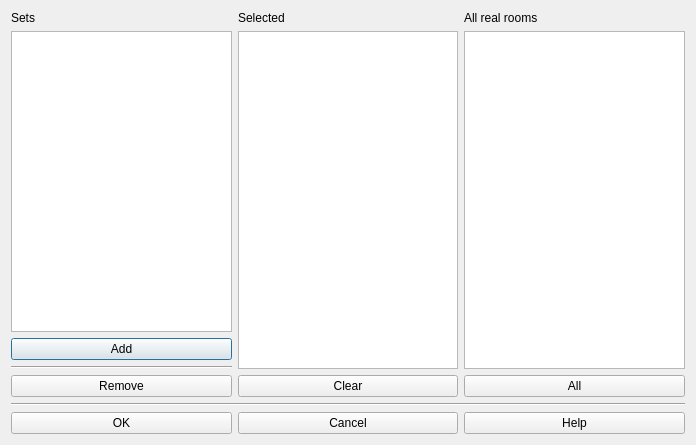
<?xml version="1.0" encoding="UTF-8"?>
<ui version="4.0">
 <class>RoomMakeEditVirtualForm_template</class>
 <widget class="QDialog" name="RoomMakeEditVirtualForm_template">
  <property name="geometry">
   <rect>
    <x>0</x>
    <y>0</y>
    <width>696</width>
    <height>445</height>
   </rect>
  </property>
  <property name="windowTitle">
   <string extracomment="The name of the rooms dialog">Make/edit virtual room</string>
  </property>
  <layout class="QVBoxLayout" name="verticalLayout_4">
   <item>
    <layout class="QHBoxLayout" name="horizontalLayout">
     <item>
      <layout class="QVBoxLayout" name="verticalLayout">
       <item>
        <widget class="QLabel" name="setsLabel">
         <property name="text">
          <string comment="Sets of real rooms">Sets</string>
         </property>
        </widget>
       </item>
       <item>
        <widget class="QListWidget" name="setsListWidget"/>
       </item>
       <item>
        <widget class="QPushButton" name="addSetPushButton">
         <property name="text">
          <string>Add</string>
         </property>
        </widget>
       </item>
       <item>
        <widget class="Line" name="line_2">
         <property name="orientation">
          <enum>Qt::Horizontal</enum>
         </property>
        </widget>
       </item>
       <item>
        <widget class="QPushButton" name="removeSetPushButton">
         <property name="text">
          <string>Remove</string>
         </property>
        </widget>
       </item>
      </layout>
     </item>
     <item>
      <layout class="QVBoxLayout" name="verticalLayout_3">
       <item>
        <widget class="QLabel" name="selectedLabel">
         <property name="text">
          <string comment="Selected real rooms in set">Selected</string>
         </property>
        </widget>
       </item>
       <item>
        <widget class="QListWidget" name="selectedRealRoomsListWidget"/>
       </item>
       <item>
        <widget class="QPushButton" name="clearPushButton">
         <property name="text">
          <string>Clear</string>
         </property>
        </widget>
       </item>
      </layout>
     </item>
     <item>
      <layout class="QVBoxLayout" name="verticalLayout_2">
       <item>
        <widget class="QLabel" name="allLabel">
         <property name="text">
          <string comment="All real rooms">All real rooms</string>
         </property>
        </widget>
       </item>
       <item>
        <widget class="QListWidget" name="allRealRoomsListWidget"/>
       </item>
       <item>
        <widget class="QPushButton" name="allPushButton">
         <property name="text">
          <string comment="Add all real rooms">All</string>
         </property>
        </widget>
       </item>
      </layout>
     </item>
    </layout>
   </item>
   <item>
    <widget class="Line" name="line">
     <property name="orientation">
      <enum>Qt::Horizontal</enum>
     </property>
    </widget>
   </item>
   <item>
    <layout class="QHBoxLayout" name="horizontalLayout_2">
     <item>
      <widget class="QPushButton" name="okPushButton">
       <property name="text">
        <string>OK</string>
       </property>
      </widget>
     </item>
     <item>
      <widget class="QPushButton" name="cancelPushButton">
       <property name="text">
        <string>Cancel</string>
       </property>
      </widget>
     </item>
     <item>
      <widget class="QPushButton" name="helpPushButton">
       <property name="text">
        <string>Help</string>
       </property>
      </widget>
     </item>
    </layout>
   </item>
  </layout>
 </widget>
 <layoutdefault spacing="6" margin="11"/>
 <resources/>
 <connections/>
</ui>
